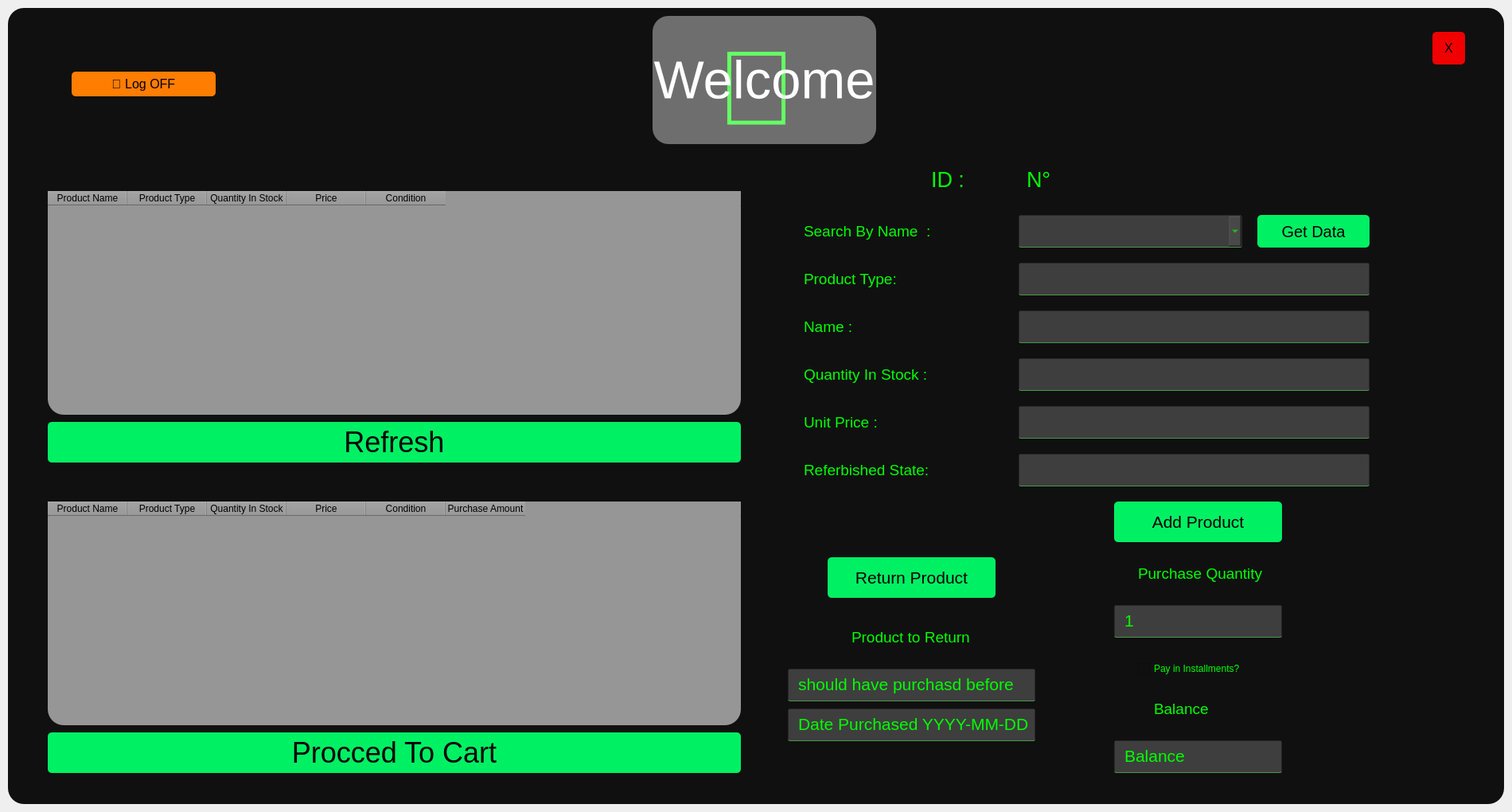
<?xml version="1.0" encoding="UTF-8"?>
<ui version="4.0">
 <class>Form</class>
 <widget class="QWidget" name="Form">
  <property name="geometry">
   <rect>
    <x>0</x>
    <y>0</y>
    <width>1900</width>
    <height>1020</height>
   </rect>
  </property>
  <property name="windowTitle">
   <string>Form</string>
  </property>
  <widget class="QWidget" name="widget" native="true">
   <property name="geometry">
    <rect>
     <x>10</x>
     <y>10</y>
     <width>1880</width>
     <height>1000</height>
    </rect>
   </property>
   <property name="styleSheet">
    <string notr="true">background-color:rgba(16,16,16,255);
border-radius:20px;</string>
   </property>
   <widget class="QPushButton" name="AdminPanLogOff">
    <property name="geometry">
     <rect>
      <x>80</x>
      <y>80</y>
      <width>181</width>
      <height>31</height>
     </rect>
    </property>
    <property name="font">
     <font>
      <family>Leelawadee UI</family>
      <pointsize>12</pointsize>
      <weight>50</weight>
      <bold>false</bold>
      <underline>false</underline>
      <strikeout>false</strikeout>
     </font>
    </property>
    <property name="styleSheet">
     <string notr="true">QPushButton#AdminPanLogOff{
background-color:rgba(255,125,0,255);
color:rgb(0,0,0);
border-radius:5px;
}

QPushButton#AdminPanLogOff:pressed{
background-color:rgba(255,150,0,255);
}
</string>
    </property>
    <property name="text">
     <string> Log OFF</string>
    </property>
   </widget>
   <widget class="QLabel" name="LockImage">
    <property name="geometry">
     <rect>
      <x>0</x>
      <y>10</y>
      <width>1881</width>
      <height>181</height>
     </rect>
    </property>
    <property name="font">
     <font>
      <pointsize>100</pointsize>
     </font>
    </property>
    <property name="styleSheet">
     <string notr="true">color:rgba(0,255,0,255);
align:center</string>
    </property>
    <property name="text">
     <string></string>
    </property>
    <property name="alignment">
     <set>Qt::AlignCenter</set>
    </property>
   </widget>
   <widget class="QLabel" name="LockImage_2">
    <property name="geometry">
     <rect>
      <x>810</x>
      <y>10</y>
      <width>281</width>
      <height>161</height>
     </rect>
    </property>
    <property name="font">
     <font>
      <pointsize>50</pointsize>
     </font>
    </property>
    <property name="styleSheet">
     <string notr="true">color:rgba(255,255,255,255);
align:center;
background-color: rgba(255, 255, 255, 100);</string>
    </property>
    <property name="text">
     <string>Welcome</string>
    </property>
    <property name="alignment">
     <set>Qt::AlignCenter</set>
    </property>
   </widget>
   <widget class="QPushButton" name="btn_refresh">
    <property name="geometry">
     <rect>
      <x>50</x>
      <y>520</y>
      <width>871</width>
      <height>51</height>
     </rect>
    </property>
    <property name="font">
     <font>
      <pointsize>27</pointsize>
     </font>
    </property>
    <property name="styleSheet">
     <string notr="true">QPushButton#btn_refresh{
background-color:rgba(0,240,100,255);
color:rgb(0,0,0);
border-radius:5px;
}

QPushButton#btn_refresh:pressed{
background-color:rgba(0,255,150,255);
}
</string>
    </property>
    <property name="text">
     <string>Refresh</string>
    </property>
    <property name="iconSize">
     <size>
      <width>24</width>
      <height>28</height>
     </size>
    </property>
   </widget>
   <widget class="QTableWidget" name="CustomerTableProd">
    <property name="geometry">
     <rect>
      <x>50</x>
      <y>230</y>
      <width>871</width>
      <height>281</height>
     </rect>
    </property>
    <property name="font">
     <font>
      <pointsize>15</pointsize>
     </font>
    </property>
    <property name="styleSheet">
     <string notr="true">background-color: rgb(150, 150, 150);</string>
    </property>
    <column>
     <property name="text">
      <string>Product Name</string>
     </property>
    </column>
    <column>
     <property name="text">
      <string>Product Type</string>
     </property>
    </column>
    <column>
     <property name="text">
      <string>Quantity In Stock</string>
     </property>
    </column>
    <column>
     <property name="text">
      <string>Price</string>
     </property>
    </column>
    <column>
     <property name="text">
      <string>Condition</string>
     </property>
    </column>
   </widget>
   <widget class="QComboBox" name="search_combo">
    <property name="geometry">
     <rect>
      <x>1270</x>
      <y>260</y>
      <width>281</width>
      <height>41</height>
     </rect>
    </property>
    <property name="font">
     <font>
      <pointsize>16</pointsize>
     </font>
    </property>
    <property name="styleSheet">
     <string notr="true">QComboBox#search_combo{
background-color:rgba(75,75,75,200);
color:rgb(0,255,0);
border-radius:2px;
border:1px solid rgba(0,0,0,0);
border-bottom-color:rgba(75,150,75,255);
padding-left:10px;
padding-bottom:3px;
}
</string>
    </property>
   </widget>
   <widget class="QLineEdit" name="CustProdName">
    <property name="geometry">
     <rect>
      <x>1270</x>
      <y>380</y>
      <width>441</width>
      <height>41</height>
     </rect>
    </property>
    <property name="font">
     <font>
      <pointsize>16</pointsize>
     </font>
    </property>
    <property name="styleSheet">
     <string notr="true">background-color:rgba(75,75,75,200);
color:rgb(0,255,0);
border-radius:2px;
border:1px solid rgba(0,0,0,0);
border-bottom-color:rgba(75,150,75,255);
padding-left:10px;
padding-bottom:3px;</string>
    </property>
   </widget>
   <widget class="QLabel" name="label_7">
    <property name="geometry">
     <rect>
      <x>1160</x>
      <y>200</y>
      <width>101</width>
      <height>31</height>
     </rect>
    </property>
    <property name="font">
     <font>
      <pointsize>20</pointsize>
     </font>
    </property>
    <property name="styleSheet">
     <string notr="true">color:rgb(0, 255, 0)</string>
    </property>
    <property name="text">
     <string>ID :</string>
    </property>
   </widget>
   <widget class="QLineEdit" name="CustQuanInStock">
    <property name="geometry">
     <rect>
      <x>1270</x>
      <y>440</y>
      <width>441</width>
      <height>41</height>
     </rect>
    </property>
    <property name="font">
     <font>
      <pointsize>16</pointsize>
     </font>
    </property>
    <property name="styleSheet">
     <string notr="true">background-color:rgba(75,75,75,200);
color:rgb(0,255,0);
border-radius:2px;
border:1px solid rgba(0,0,0,0);
border-bottom-color:rgba(75,150,75,255);
padding-left:10px;
padding-bottom:3px;</string>
    </property>
   </widget>
   <widget class="QLabel" name="label_5">
    <property name="geometry">
     <rect>
      <x>1000</x>
      <y>500</y>
      <width>241</width>
      <height>41</height>
     </rect>
    </property>
    <property name="font">
     <font>
      <pointsize>14</pointsize>
     </font>
    </property>
    <property name="styleSheet">
     <string notr="true">color:rgb(0, 255, 0)</string>
    </property>
    <property name="text">
     <string>Unit Price :</string>
    </property>
   </widget>
   <widget class="QPushButton" name="btn_search">
    <property name="geometry">
     <rect>
      <x>1570</x>
      <y>260</y>
      <width>141</width>
      <height>41</height>
     </rect>
    </property>
    <property name="font">
     <font>
      <pointsize>15</pointsize>
     </font>
    </property>
    <property name="styleSheet">
     <string notr="true">QPushButton#btn_search{
background-color:rgba(0,240,100,255);
color:rgb(0,0,0);
border-radius:5px;
}

QPushButton#btn_search:pressed{
background-color:rgba(0,255,150,255);
}
</string>
    </property>
    <property name="text">
     <string>Get Data</string>
    </property>
   </widget>
   <widget class="QLineEdit" name="CustUnitPrice">
    <property name="geometry">
     <rect>
      <x>1270</x>
      <y>500</y>
      <width>441</width>
      <height>41</height>
     </rect>
    </property>
    <property name="font">
     <font>
      <pointsize>16</pointsize>
     </font>
    </property>
    <property name="styleSheet">
     <string notr="true">background-color:rgba(75,75,75,200);
color:rgb(0,255,0);
border-radius:2px;
border:1px solid rgba(0,0,0,0);
border-bottom-color:rgba(75,150,75,255);
padding-left:10px;
padding-bottom:3px;</string>
    </property>
   </widget>
   <widget class="QLabel" name="label_6">
    <property name="geometry">
     <rect>
      <x>1000</x>
      <y>440</y>
      <width>241</width>
      <height>41</height>
     </rect>
    </property>
    <property name="font">
     <font>
      <pointsize>14</pointsize>
     </font>
    </property>
    <property name="styleSheet">
     <string notr="true">color:rgb(0, 255, 0)</string>
    </property>
    <property name="text">
     <string>Quantity In Stock :</string>
    </property>
   </widget>
   <widget class="QLabel" name="label_8">
    <property name="geometry">
     <rect>
      <x>1000</x>
      <y>260</y>
      <width>241</width>
      <height>41</height>
     </rect>
    </property>
    <property name="font">
     <font>
      <pointsize>14</pointsize>
     </font>
    </property>
    <property name="styleSheet">
     <string notr="true">color:rgb(0, 255, 0)</string>
    </property>
    <property name="text">
     <string>Search By Name  :</string>
    </property>
   </widget>
   <widget class="QLabel" name="id_label">
    <property name="geometry">
     <rect>
      <x>1280</x>
      <y>200</y>
      <width>101</width>
      <height>31</height>
     </rect>
    </property>
    <property name="font">
     <font>
      <pointsize>20</pointsize>
     </font>
    </property>
    <property name="styleSheet">
     <string notr="true">color:rgb(0, 255, 0)</string>
    </property>
    <property name="text">
     <string>N°</string>
    </property>
   </widget>
   <widget class="QLabel" name="label_4">
    <property name="geometry">
     <rect>
      <x>1000</x>
      <y>380</y>
      <width>241</width>
      <height>41</height>
     </rect>
    </property>
    <property name="font">
     <font>
      <pointsize>14</pointsize>
     </font>
    </property>
    <property name="styleSheet">
     <string notr="true">color:rgb(0, 255, 0)</string>
    </property>
    <property name="text">
     <string>Name :</string>
    </property>
   </widget>
   <widget class="QLabel" name="label_10">
    <property name="geometry">
     <rect>
      <x>1000</x>
      <y>320</y>
      <width>171</width>
      <height>41</height>
     </rect>
    </property>
    <property name="font">
     <font>
      <pointsize>14</pointsize>
     </font>
    </property>
    <property name="styleSheet">
     <string notr="true">color:rgb(0, 255, 0)</string>
    </property>
    <property name="text">
     <string>Product Type:</string>
    </property>
   </widget>
   <widget class="QPushButton" name="btn_add_product">
    <property name="geometry">
     <rect>
      <x>1390</x>
      <y>620</y>
      <width>211</width>
      <height>51</height>
     </rect>
    </property>
    <property name="font">
     <font>
      <pointsize>16</pointsize>
     </font>
    </property>
    <property name="styleSheet">
     <string notr="true">QPushButton#btn_add_product{
background-color:rgba(0,240,100,255);
color:rgb(0,0,0);
border-radius:5px;
}

QPushButton#btn_add_product:pressed{
background-color:rgba(0,255,150,255);
}
</string>
    </property>
    <property name="text">
     <string>Add Product</string>
    </property>
   </widget>
   <widget class="QLineEdit" name="CustProdType">
    <property name="geometry">
     <rect>
      <x>1270</x>
      <y>320</y>
      <width>441</width>
      <height>41</height>
     </rect>
    </property>
    <property name="font">
     <font>
      <pointsize>16</pointsize>
     </font>
    </property>
    <property name="styleSheet">
     <string notr="true">background-color:rgba(75,75,75,200);
color:rgb(0,255,0);
border-radius:2px;
border:1px solid rgba(0,0,0,0);
border-bottom-color:rgba(75,150,75,255);
padding-left:10px;
padding-bottom:3px;</string>
    </property>
   </widget>
   <widget class="QTableWidget" name="CheckOutTable">
    <property name="geometry">
     <rect>
      <x>50</x>
      <y>620</y>
      <width>871</width>
      <height>281</height>
     </rect>
    </property>
    <property name="font">
     <font>
      <pointsize>15</pointsize>
     </font>
    </property>
    <property name="styleSheet">
     <string notr="true">background-color: rgb(150, 150, 150);</string>
    </property>
    <column>
     <property name="text">
      <string>Product Name</string>
     </property>
    </column>
    <column>
     <property name="text">
      <string>Product Type</string>
     </property>
    </column>
    <column>
     <property name="text">
      <string>Quantity In Stock</string>
     </property>
    </column>
    <column>
     <property name="text">
      <string>Price</string>
     </property>
    </column>
    <column>
     <property name="text">
      <string>Condition</string>
     </property>
    </column>
    <column>
     <property name="text">
      <string>Purchase Amount</string>
     </property>
    </column>
   </widget>
   <widget class="QPushButton" name="CustomerCart">
    <property name="geometry">
     <rect>
      <x>50</x>
      <y>910</y>
      <width>871</width>
      <height>51</height>
     </rect>
    </property>
    <property name="font">
     <font>
      <pointsize>27</pointsize>
     </font>
    </property>
    <property name="styleSheet">
     <string notr="true">QPushButton#CustomerCart{
background-color:rgba(0,240,100,255);
color:rgb(0,0,0);
border-radius:5px;
}

QPushButton#CustomerCart:pressed{
background-color:rgba(0,255,150,255);
}
</string>
    </property>
    <property name="text">
     <string>Procced To Cart</string>
    </property>
    <property name="iconSize">
     <size>
      <width>24</width>
      <height>28</height>
     </size>
    </property>
   </widget>
   <widget class="QLabel" name="label_11">
    <property name="geometry">
     <rect>
      <x>1000</x>
      <y>560</y>
      <width>171</width>
      <height>41</height>
     </rect>
    </property>
    <property name="font">
     <font>
      <pointsize>14</pointsize>
     </font>
    </property>
    <property name="styleSheet">
     <string notr="true">color:rgb(0, 255, 0)</string>
    </property>
    <property name="text">
     <string>Referbished State:</string>
    </property>
   </widget>
   <widget class="QLineEdit" name="CustRef">
    <property name="geometry">
     <rect>
      <x>1270</x>
      <y>560</y>
      <width>441</width>
      <height>41</height>
     </rect>
    </property>
    <property name="font">
     <font>
      <pointsize>16</pointsize>
     </font>
    </property>
    <property name="styleSheet">
     <string notr="true">background-color:rgba(75,75,75,200);
color:rgb(0,255,0);
border-radius:2px;
border:1px solid rgba(0,0,0,0);
border-bottom-color:rgba(75,150,75,255);
padding-left:10px;
padding-bottom:3px;</string>
    </property>
   </widget>
   <widget class="QLabel" name="label_9">
    <property name="geometry">
     <rect>
      <x>1420</x>
      <y>690</y>
      <width>241</width>
      <height>41</height>
     </rect>
    </property>
    <property name="font">
     <font>
      <pointsize>14</pointsize>
     </font>
    </property>
    <property name="styleSheet">
     <string notr="true">color:rgb(0, 255, 0)</string>
    </property>
    <property name="text">
     <string>Purchase Quantity</string>
    </property>
   </widget>
   <widget class="QLineEdit" name="CustQuanPurchased">
    <property name="geometry">
     <rect>
      <x>1390</x>
      <y>750</y>
      <width>211</width>
      <height>41</height>
     </rect>
    </property>
    <property name="font">
     <font>
      <pointsize>16</pointsize>
     </font>
    </property>
    <property name="styleSheet">
     <string notr="true">background-color:rgba(75,75,75,200);
color:rgb(0,255,0);
border-radius:2px;
border:1px solid rgba(0,0,0,0);
border-bottom-color:rgba(75,150,75,255);
padding-left:10px;
padding-bottom:3px;</string>
    </property>
    <property name="inputMask">
     <string/>
    </property>
    <property name="text">
     <string>1</string>
    </property>
   </widget>
   <widget class="QCheckBox" name="PayInIns">
    <property name="geometry">
     <rect>
      <x>1420</x>
      <y>820</y>
      <width>141</width>
      <height>20</height>
     </rect>
    </property>
    <property name="styleSheet">
     <string notr="true">color: rgb(0, 255, 0);</string>
    </property>
    <property name="text">
     <string>Pay in Installments?</string>
    </property>
   </widget>
   <widget class="QLineEdit" name="Balance">
    <property name="geometry">
     <rect>
      <x>1390</x>
      <y>920</y>
      <width>211</width>
      <height>41</height>
     </rect>
    </property>
    <property name="font">
     <font>
      <pointsize>16</pointsize>
     </font>
    </property>
    <property name="styleSheet">
     <string notr="true">background-color:rgba(75,75,75,200);
color:rgb(0,255,0);
border-radius:2px;
border:1px solid rgba(0,0,0,0);
border-bottom-color:rgba(75,150,75,255);
padding-left:10px;
padding-bottom:3px;</string>
    </property>
    <property name="inputMask">
     <string/>
    </property>
    <property name="text">
     <string>Balance</string>
    </property>
   </widget>
   <widget class="QLabel" name="label_12">
    <property name="geometry">
     <rect>
      <x>1440</x>
      <y>860</y>
      <width>241</width>
      <height>41</height>
     </rect>
    </property>
    <property name="font">
     <font>
      <pointsize>14</pointsize>
     </font>
    </property>
    <property name="styleSheet">
     <string notr="true">color:rgb(0, 255, 0)</string>
    </property>
    <property name="text">
     <string>Balance</string>
    </property>
   </widget>
   <widget class="QLabel" name="label_13">
    <property name="geometry">
     <rect>
      <x>1060</x>
      <y>770</y>
      <width>241</width>
      <height>41</height>
     </rect>
    </property>
    <property name="font">
     <font>
      <pointsize>14</pointsize>
     </font>
    </property>
    <property name="styleSheet">
     <string notr="true">color:rgb(0, 255, 0)</string>
    </property>
    <property name="text">
     <string>Product to Return</string>
    </property>
   </widget>
   <widget class="QLineEdit" name="return_name">
    <property name="geometry">
     <rect>
      <x>980</x>
      <y>830</y>
      <width>311</width>
      <height>41</height>
     </rect>
    </property>
    <property name="font">
     <font>
      <pointsize>16</pointsize>
     </font>
    </property>
    <property name="styleSheet">
     <string notr="true">background-color:rgba(75,75,75,200);
color:rgb(0,255,0);
border-radius:2px;
border:1px solid rgba(0,0,0,0);
border-bottom-color:rgba(75,150,75,255);
padding-left:10px;
padding-bottom:3px;</string>
    </property>
    <property name="inputMask">
     <string/>
    </property>
    <property name="text">
     <string>should have purchasd before </string>
    </property>
   </widget>
   <widget class="QPushButton" name="btn_return">
    <property name="geometry">
     <rect>
      <x>1030</x>
      <y>690</y>
      <width>211</width>
      <height>51</height>
     </rect>
    </property>
    <property name="font">
     <font>
      <pointsize>16</pointsize>
     </font>
    </property>
    <property name="styleSheet">
     <string notr="true">QPushButton#btn_return{
background-color:rgba(0,240,100,255);
color:rgb(0,0,0);
border-radius:5px;
}

QPushButton#btn_returnt:pressed{
background-color:rgba(0,255,150,255);
}
</string>
    </property>
    <property name="text">
     <string>Return Product</string>
    </property>
   </widget>
   <widget class="QLineEdit" name="DatePurchased">
    <property name="geometry">
     <rect>
      <x>980</x>
      <y>880</y>
      <width>311</width>
      <height>41</height>
     </rect>
    </property>
    <property name="font">
     <font>
      <pointsize>16</pointsize>
     </font>
    </property>
    <property name="styleSheet">
     <string notr="true">background-color:rgba(75,75,75,200);
color:rgb(0,255,0);
border-radius:2px;
border:1px solid rgba(0,0,0,0);
border-bottom-color:rgba(75,150,75,255);
padding-left:10px;
padding-bottom:3px;</string>
    </property>
    <property name="inputMask">
     <string/>
    </property>
    <property name="text">
     <string>Date Purchased YYYY-MM-DD</string>
    </property>
   </widget>
   <widget class="QPushButton" name="Close">
    <property name="geometry">
     <rect>
      <x>1790</x>
      <y>30</y>
      <width>41</width>
      <height>41</height>
     </rect>
    </property>
    <property name="font">
     <font>
      <family>Leelawadee UI</family>
      <pointsize>12</pointsize>
      <weight>50</weight>
      <bold>false</bold>
      <underline>false</underline>
      <strikeout>false</strikeout>
     </font>
    </property>
    <property name="styleSheet">
     <string notr="true">QPushButton#Close{
background-color:rgba(240,0,0,255);
color:rgb(0,0,0);
border-radius:5px;
}

QPushButton#Close:pressed{
background-color:rgba(255,0,0,255);
}
</string>
    </property>
    <property name="text">
     <string>X</string>
    </property>
   </widget>
   <zorder>LockImage</zorder>
   <zorder>LockImage_2</zorder>
   <zorder>btn_refresh</zorder>
   <zorder>CustomerTableProd</zorder>
   <zorder>search_combo</zorder>
   <zorder>CustProdName</zorder>
   <zorder>label_7</zorder>
   <zorder>CustQuanInStock</zorder>
   <zorder>label_5</zorder>
   <zorder>btn_search</zorder>
   <zorder>CustUnitPrice</zorder>
   <zorder>label_6</zorder>
   <zorder>label_8</zorder>
   <zorder>id_label</zorder>
   <zorder>label_4</zorder>
   <zorder>label_10</zorder>
   <zorder>btn_add_product</zorder>
   <zorder>CustProdType</zorder>
   <zorder>CheckOutTable</zorder>
   <zorder>CustomerCart</zorder>
   <zorder>label_11</zorder>
   <zorder>CustRef</zorder>
   <zorder>label_9</zorder>
   <zorder>CustQuanPurchased</zorder>
   <zorder>PayInIns</zorder>
   <zorder>Balance</zorder>
   <zorder>label_12</zorder>
   <zorder>label_13</zorder>
   <zorder>return_name</zorder>
   <zorder>btn_return</zorder>
   <zorder>DatePurchased</zorder>
   <zorder>AdminPanLogOff</zorder>
   <zorder>Close</zorder>
  </widget>
 </widget>
 <resources/>
 <connections/>
</ui>
